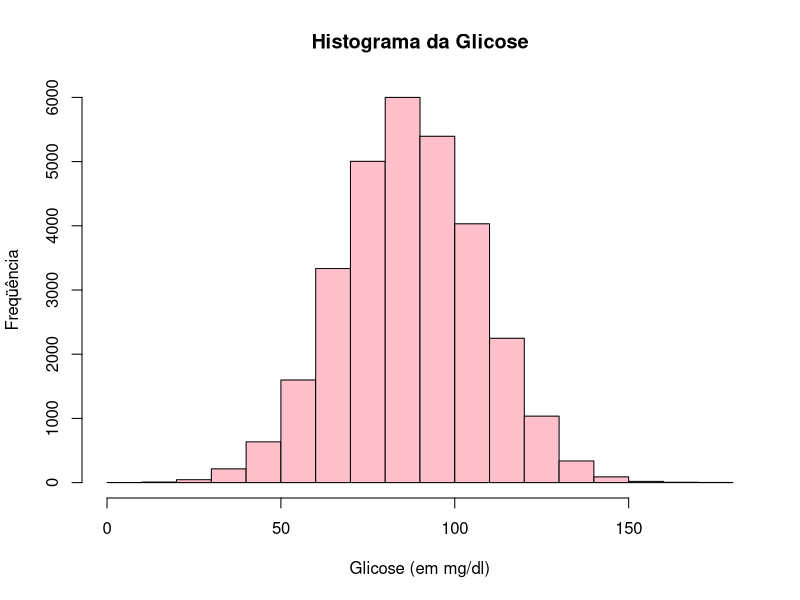

Recreate this plot in R. (Note: this script raises an error after producing the figure.)
# Curso Data Scientist
# Módulo 2 - Linuagem R

# Criar um dataset com pelo menos cinco colunas numéricas e três categóricas.
# Use as funções de criação de distribuição aleatória, use pelo menos duas
# Grave seu dataset no disco
# Você deverá extrair do dataset:

#EXTRAIR DO DATASET
# Somas e medias das colunas numéricas do dataset usando ??pply
# Usar split
# Mostra um gráfico
# Histograma

#Projeto para controle de Diabéticos
#Glicose normal em Jejum de 70 a 99 mg/dl

#Total de Beneficiários Ativos na Cooperativa
B <- 300000
#10% dos Beneficiários Ativos
b <- 30000


# Criar um dataset com pelo menos cinco colunas
Identificador_Beneficiario <- 1:3000
peso <- round(rnorm(b,75,20),digits=3)
Altura <- round(rnorm(b,1.7,0.2),digits=2)
Sexo <- round(runif(b,min = 0, max = 1),0)
glicose <- rnorm(b,87,20)

# Criar um dataset com pelo menos três categóricas.
cat.refri <- rep(c(0, 1, 2, 3, 4, 5, 6), B) #rep -> repete os numeros de 1 a 6 
set.seed(1234) #Seto um número fixo para minha semente
refri.temp <- sample(cat.refri, b) # Busco uma amostra de 3000 beneficiários
refri <- factor(refri.temp, levels = c(0,1,2,3,4,5,6), labels = c("Nunca","1x Semana", "2x Semana", "3x Semana", "4x Semana","5x Semana", "6 ou Mais"), ordered = TRUE) #Crio as categorias e seus label's
rm(cat.refri, refri.temp)
str(refri)
summary(refri)

set.seed(1234)
cat.PraticaEsporte.n <- rbinom(b, 1, 0.8)
praticaEsporte <- factor(cat.PraticaEsporte.n, levels = c(0, 1), labels = c("sim", "não"), ordered = TRUE)
str(praticaEsporte)
summary(praticaEsporte)

set.seed(1234)
catHistoricoFamiliar.n <- rbinom(b, 1, 0.9)
historicoFamiliar <- factor(catHistoricoFamiliar.n, levels = c(0, 1), labels = c("sim", "não"), ordered = TRUE)
str(historicoFamiliar) #Exibe o conteúdo de forma compactada
summary(historicoFamiliar) #Sumariza o resultado


# Montando o dataset
DiabeticosDF <- data.frame(Identificador_Beneficiario # Cria meu Data Frame
                           ,peso
                           ,Altura
                           ,Sexo
                           ,glicose
                           ,refri
                           ,praticaEsporte
                           ,historicoFamiliar
)
str(DiabeticosDF)

# Grave seu dataset no disco
write.table(DiabeticosDF, file = "ProjetoPacientesDiabeticos.csv", sep = ",", col.names = TRUE, fileEncoding = "UTF-8")

# Sumarizando os dados: Exibindo (Valor Mínimo, 1º Quartil, Meidana, Média, 3º Quartil e Valor Máximo)
sapply(DiabeticosDF[,c("Identificador_Beneficiario", "peso", "Altura", "Sexo", "glicose", "refri", "praticaEsporte","historicoFamiliar")],summary)

# Exibindo a Soma das colunas numéricas 
apply(DiabeticosDF[,c("Identificador_Beneficiario", "peso", "Altura", "Sexo", "glicose")],2,sum)

# Mostando gráfico histograma da Glicose
hist(DiabeticosDF$glicose,
     main = "Histograma da Glicose",
     xlab = "Glicose (em mg/dl)",
     ylab = "Freqüência",
     border="black", 
     col="pink")

# Mostrando Gráfico de Pontos para peso x glicose, usando a cor para identificar frequência de consumo de Refrigerante
ggplot(data=DiabeticosDF, aes(x=peso, y=glicose, color = refri)) + geom_point()

# Mostrando Gráfico de Área para glicose x altura
ggplot(data=DiabeticosDF, aes(x=glicose, y=Altura)) + geom_area()

# Usando Split

#Pegando as 6 primeiras linhas
head(DiabeticosDF)
# Atribuindo as 6 primeiras linhas à A
a <- head(DiabeticosDF)
# Fazendo o Split de A por Sexo
split(a, a$Sexo)
# Fazendo split por praticantes de esporte
split(a, a$praticaEsporte)

#Espero que tenha entendido e atendido todos os pontos da solicitação
#Aguardo críticas para melhoria na forma de programar, assim como na idealização dos projetos
#Fábio Junior Schneider Marcelino
